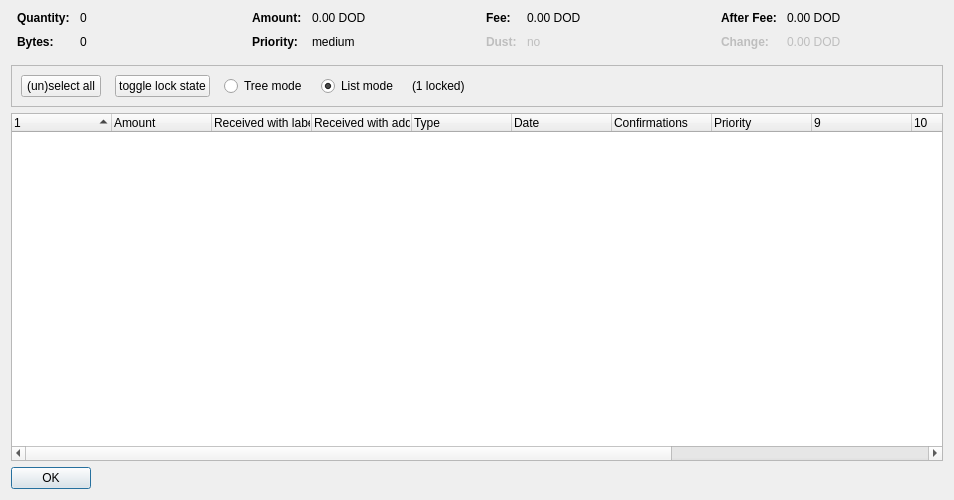
<?xml version="1.0" encoding="UTF-8"?>
<ui version="4.0">
 <class>CoinControlDialog</class>
 <widget class="QDialog" name="CoinControlDialog">
  <property name="geometry">
   <rect>
    <x>0</x>
    <y>0</y>
    <width>954</width>
    <height>500</height>
   </rect>
  </property>
  <property name="windowTitle">
   <string>Coin Selection</string>
  </property>
  <layout class="QVBoxLayout" name="verticalLayout">
   <item>
    <layout class="QHBoxLayout" name="horizontalLayoutTop" stretch="0,0,0,0">
     <property name="topMargin">
      <number>0</number>
     </property>
     <property name="bottomMargin">
      <number>10</number>
     </property>
     <item>
      <layout class="QFormLayout" name="formLayoutCoinControl1">
       <property name="horizontalSpacing">
        <number>10</number>
       </property>
       <property name="verticalSpacing">
        <number>10</number>
       </property>
       <property name="leftMargin">
        <number>6</number>
       </property>
       <property name="rightMargin">
        <number>6</number>
       </property>
       <item row="0" column="0">
        <widget class="QLabel" name="labelCoinControlQuantityText">
         <property name="font">
          <font>
           <weight>75</weight>
           <bold>true</bold>
          </font>
         </property>
         <property name="text">
          <string>Quantity:</string>
         </property>
        </widget>
       </item>
       <item row="0" column="1">
        <widget class="QLabel" name="labelCoinControlQuantity">
         <property name="cursor">
          <cursorShape>IBeamCursor</cursorShape>
         </property>
         <property name="contextMenuPolicy">
          <enum>Qt::ActionsContextMenu</enum>
         </property>
         <property name="text">
          <string notr="true">0</string>
         </property>
         <property name="textInteractionFlags">
          <set>Qt::LinksAccessibleByMouse|Qt::TextSelectableByKeyboard|Qt::TextSelectableByMouse</set>
         </property>
        </widget>
       </item>
       <item row="1" column="0">
        <widget class="QLabel" name="labelCoinControlBytesText">
         <property name="font">
          <font>
           <weight>75</weight>
           <bold>true</bold>
          </font>
         </property>
         <property name="text">
          <string>Bytes:</string>
         </property>
        </widget>
       </item>
       <item row="1" column="1">
        <widget class="QLabel" name="labelCoinControlBytes">
         <property name="cursor">
          <cursorShape>IBeamCursor</cursorShape>
         </property>
         <property name="contextMenuPolicy">
          <enum>Qt::ActionsContextMenu</enum>
         </property>
         <property name="text">
          <string notr="true">0</string>
         </property>
         <property name="textInteractionFlags">
          <set>Qt::LinksAccessibleByMouse|Qt::TextSelectableByKeyboard|Qt::TextSelectableByMouse</set>
         </property>
        </widget>
       </item>
      </layout>
     </item>
     <item>
      <layout class="QFormLayout" name="formLayoutCoinControl2">
       <property name="horizontalSpacing">
        <number>10</number>
       </property>
       <property name="verticalSpacing">
        <number>10</number>
       </property>
       <property name="leftMargin">
        <number>6</number>
       </property>
       <property name="rightMargin">
        <number>6</number>
       </property>
       <item row="0" column="0">
        <widget class="QLabel" name="labelCoinControlAmountText">
         <property name="font">
          <font>
           <weight>75</weight>
           <bold>true</bold>
          </font>
         </property>
         <property name="text">
          <string>Amount:</string>
         </property>
        </widget>
       </item>
       <item row="0" column="1">
        <widget class="QLabel" name="labelCoinControlAmount">
         <property name="cursor">
          <cursorShape>IBeamCursor</cursorShape>
         </property>
         <property name="contextMenuPolicy">
          <enum>Qt::ActionsContextMenu</enum>
         </property>
         <property name="text">
          <string notr="true">0.00 DOD</string>
         </property>
         <property name="textInteractionFlags">
          <set>Qt::LinksAccessibleByMouse|Qt::TextSelectableByKeyboard|Qt::TextSelectableByMouse</set>
         </property>
        </widget>
       </item>
       <item row="1" column="0">
        <widget class="QLabel" name="labelCoinControlPriorityText">
         <property name="font">
          <font>
           <weight>75</weight>
           <bold>true</bold>
          </font>
         </property>
         <property name="text">
          <string>Priority:</string>
         </property>
        </widget>
       </item>
       <item row="1" column="1">
        <widget class="QLabel" name="labelCoinControlPriority">
         <property name="cursor">
          <cursorShape>IBeamCursor</cursorShape>
         </property>
         <property name="contextMenuPolicy">
          <enum>Qt::ActionsContextMenu</enum>
         </property>
         <property name="text">
          <string>medium</string>
         </property>
         <property name="textInteractionFlags">
          <set>Qt::LinksAccessibleByMouse|Qt::TextSelectableByKeyboard|Qt::TextSelectableByMouse</set>
         </property>
        </widget>
       </item>
      </layout>
     </item>
     <item>
      <layout class="QFormLayout" name="formLayoutCoinControl3">
       <property name="horizontalSpacing">
        <number>10</number>
       </property>
       <property name="verticalSpacing">
        <number>10</number>
       </property>
       <property name="leftMargin">
        <number>6</number>
       </property>
       <property name="rightMargin">
        <number>6</number>
       </property>
       <item row="0" column="0">
        <widget class="QLabel" name="labelCoinControlFeeText">
         <property name="font">
          <font>
           <weight>75</weight>
           <bold>true</bold>
          </font>
         </property>
         <property name="text">
          <string>Fee:</string>
         </property>
        </widget>
       </item>
       <item row="0" column="1">
        <widget class="QLabel" name="labelCoinControlFee">
         <property name="cursor">
          <cursorShape>IBeamCursor</cursorShape>
         </property>
         <property name="contextMenuPolicy">
          <enum>Qt::ActionsContextMenu</enum>
         </property>
         <property name="text">
          <string notr="true">0.00 DOD</string>
         </property>
         <property name="textInteractionFlags">
          <set>Qt::LinksAccessibleByMouse|Qt::TextSelectableByKeyboard|Qt::TextSelectableByMouse</set>
         </property>
        </widget>
       </item>
       <item row="1" column="0">
        <widget class="QLabel" name="labelCoinControlLowOutputText">
         <property name="enabled">
          <bool>false</bool>
         </property>
         <property name="font">
          <font>
           <weight>75</weight>
           <bold>true</bold>
          </font>
         </property>
         <property name="text">
          <string>Dust:</string>
         </property>
        </widget>
       </item>
       <item row="1" column="1">
        <widget class="QLabel" name="labelCoinControlLowOutput">
         <property name="enabled">
          <bool>false</bool>
         </property>
         <property name="cursor">
          <cursorShape>IBeamCursor</cursorShape>
         </property>
         <property name="contextMenuPolicy">
          <enum>Qt::ActionsContextMenu</enum>
         </property>
         <property name="text">
          <string>no</string>
         </property>
         <property name="textInteractionFlags">
          <set>Qt::LinksAccessibleByMouse|Qt::TextSelectableByKeyboard|Qt::TextSelectableByMouse</set>
         </property>
        </widget>
       </item>
      </layout>
     </item>
     <item>
      <layout class="QFormLayout" name="formLayoutCoinControl4">
       <property name="horizontalSpacing">
        <number>10</number>
       </property>
       <property name="verticalSpacing">
        <number>10</number>
       </property>
       <property name="leftMargin">
        <number>6</number>
       </property>
       <property name="rightMargin">
        <number>6</number>
       </property>
       <item row="0" column="0">
        <widget class="QLabel" name="labelCoinControlAfterFeeText">
         <property name="font">
          <font>
           <weight>75</weight>
           <bold>true</bold>
          </font>
         </property>
         <property name="text">
          <string>After Fee:</string>
         </property>
        </widget>
       </item>
       <item row="0" column="1">
        <widget class="QLabel" name="labelCoinControlAfterFee">
         <property name="cursor">
          <cursorShape>IBeamCursor</cursorShape>
         </property>
         <property name="contextMenuPolicy">
          <enum>Qt::ActionsContextMenu</enum>
         </property>
         <property name="text">
          <string notr="true">0.00 DOD</string>
         </property>
         <property name="textInteractionFlags">
          <set>Qt::LinksAccessibleByMouse|Qt::TextSelectableByKeyboard|Qt::TextSelectableByMouse</set>
         </property>
        </widget>
       </item>
       <item row="1" column="0">
        <widget class="QLabel" name="labelCoinControlChangeText">
         <property name="enabled">
          <bool>false</bool>
         </property>
         <property name="font">
          <font>
           <weight>75</weight>
           <bold>true</bold>
          </font>
         </property>
         <property name="text">
          <string>Change:</string>
         </property>
        </widget>
       </item>
       <item row="1" column="1">
        <widget class="QLabel" name="labelCoinControlChange">
         <property name="enabled">
          <bool>false</bool>
         </property>
         <property name="cursor">
          <cursorShape>IBeamCursor</cursorShape>
         </property>
         <property name="contextMenuPolicy">
          <enum>Qt::ActionsContextMenu</enum>
         </property>
         <property name="text">
          <string notr="true">0.00 DOD</string>
         </property>
         <property name="textInteractionFlags">
          <set>Qt::LinksAccessibleByMouse|Qt::TextSelectableByKeyboard|Qt::TextSelectableByMouse</set>
         </property>
        </widget>
       </item>
      </layout>
     </item>
    </layout>
   </item>
   <item>
    <widget class="QFrame" name="frame">
     <property name="minimumSize">
      <size>
       <width>0</width>
       <height>40</height>
      </size>
     </property>
     <property name="frameShape">
      <enum>QFrame::StyledPanel</enum>
     </property>
     <property name="frameShadow">
      <enum>QFrame::Sunken</enum>
     </property>
     <layout class="QHBoxLayout" name="horizontalLayout">
      <item>
       <layout class="QHBoxLayout" name="horizontalLayoutPanel" stretch="0,0,0,0,0,0">
        <property name="spacing">
         <number>14</number>
        </property>
        <item>
         <widget class="QPushButton" name="pushButtonSelectAll">
          <property name="sizePolicy">
           <sizepolicy hsizetype="Maximum" vsizetype="Fixed">
            <horstretch>0</horstretch>
            <verstretch>0</verstretch>
           </sizepolicy>
          </property>
          <property name="text">
           <string>(un)select all</string>
          </property>
          <property name="autoDefault">
           <bool>false</bool>
          </property>
         </widget>
        </item>
        <item>
         <widget class="QPushButton" name="pushButtonToggleLock">
          <property name="sizePolicy">
           <sizepolicy hsizetype="Maximum" vsizetype="Fixed">
            <horstretch>0</horstretch>
            <verstretch>0</verstretch>
           </sizepolicy>
          </property>
          <property name="text">
           <string>toggle lock state</string>
          </property>
          <property name="autoDefault">
           <bool>false</bool>
          </property>
         </widget>
        </item>
        <item>
         <widget class="QRadioButton" name="radioTreeMode">
          <property name="sizePolicy">
           <sizepolicy hsizetype="Maximum" vsizetype="Fixed">
            <horstretch>0</horstretch>
            <verstretch>0</verstretch>
           </sizepolicy>
          </property>
          <property name="text">
           <string>Tree mode</string>
          </property>
         </widget>
        </item>
        <item>
         <widget class="QRadioButton" name="radioListMode">
          <property name="sizePolicy">
           <sizepolicy hsizetype="Maximum" vsizetype="Fixed">
            <horstretch>0</horstretch>
            <verstretch>0</verstretch>
           </sizepolicy>
          </property>
          <property name="text">
           <string>List mode</string>
          </property>
          <property name="checked">
           <bool>true</bool>
          </property>
         </widget>
        </item>
        <item>
         <widget class="QLabel" name="labelLocked">
          <property name="text">
           <string>(1 locked)</string>
          </property>
         </widget>
        </item>
        <item>
         <spacer name="horizontalSpacer">
          <property name="orientation">
           <enum>Qt::Horizontal</enum>
          </property>
          <property name="sizeHint" stdset="0">
           <size>
            <width>40</width>
            <height>20</height>
           </size>
          </property>
         </spacer>
        </item>
       </layout>
      </item>
     </layout>
    </widget>
   </item>
   <item>
    <widget class="CoinControlTreeWidget" name="treeWidget">
     <property name="contextMenuPolicy">
      <enum>Qt::CustomContextMenu</enum>
     </property>
     <property name="sortingEnabled">
      <bool>false</bool>
     </property>
     <property name="columnCount">
      <number>13</number>
     </property>
     <attribute name="headerShowSortIndicator" stdset="0">
      <bool>true</bool>
     </attribute>
     <attribute name="headerStretchLastSection">
      <bool>false</bool>
     </attribute>
     <column>
      <property name="text">
       <string/>
      </property>
     </column>
     <column>
      <property name="text">
       <string>Amount</string>
      </property>
     </column>
     <column>
      <property name="text">
       <string>Received with label</string>
      </property>
     </column>
     <column>
      <property name="text">
       <string>Received with address</string>
      </property>
     </column>
     <column>
      <property name="text">
	<string>Type</string>
      </property>
     </column>
     <column>
      <property name="text">	 
       <string>Date</string>
      </property>
     </column>
     <column>
      <property name="text">
       <string>Confirmations</string>
      </property>
      <property name="toolTip">
       <string>Confirmed</string>
      </property>
     </column>
     <column>
      <property name="text">
       <string>Priority</string>
      </property>
     </column>
     <column>
      <property name="text">
       <string/>
      </property>
     </column>
     <column>
      <property name="text">
       <string/>
      </property>
     </column>
     <column>
      <property name="text">
       <string/>
      </property>
     </column>
     <column>
      <property name="text">
       <string/>
      </property>
     </column>
     <column>
      <property name="text">
       <string/>
      </property>
     </column>
    </widget>
   </item>
   <item>
    <widget class="QDialogButtonBox" name="buttonBox">
     <property name="sizePolicy">
      <sizepolicy hsizetype="Maximum" vsizetype="Fixed">
       <horstretch>0</horstretch>
       <verstretch>0</verstretch>
      </sizepolicy>
     </property>
     <property name="orientation">
      <enum>Qt::Horizontal</enum>
     </property>
     <property name="standardButtons">
      <set>QDialogButtonBox::Ok</set>
     </property>
    </widget>
   </item>
  </layout>
 </widget>
 <customwidgets>
  <customwidget>
   <class>CoinControlTreeWidget</class>
   <extends>QTreeWidget</extends>
   <header>coincontroltreewidget.h</header>
  </customwidget>
 </customwidgets>
 <resources/>
 <connections/>
</ui>
